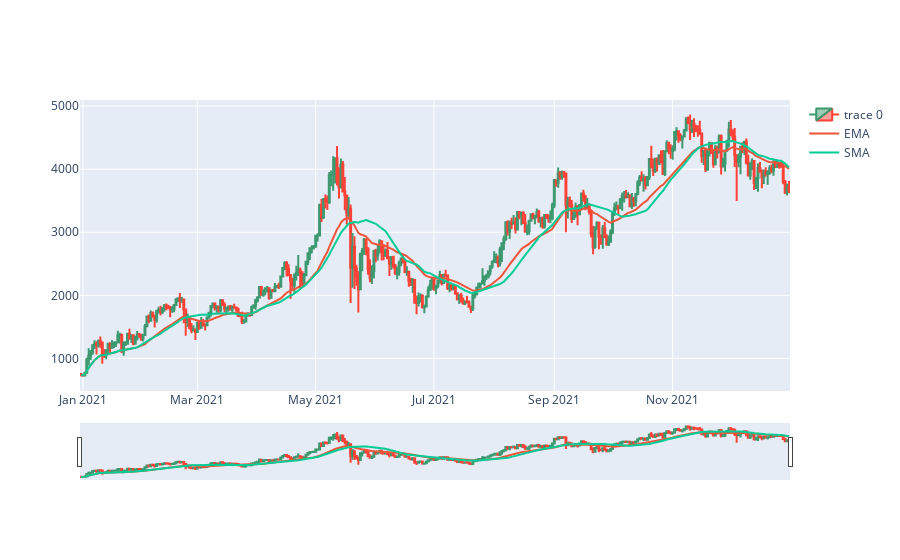

Write notebook code for a chart like this one.
### Code cell
avgs, avgs1 = EMA(30, df)

### Figure 1 — Plotly figure (JSON) as saved in the notebook; plotly's stock layout.template omitted (floating-point values rounded to 4 significant figures; data arrays with more than 128 entries replaced by an {"elided": "..."} marker saying what was removed)
{"data": [{"close": {"elided": "366 float values"}, "high": {"elided": "366 float values"}, "low": {"elided": "366 float values"}, "open": {"elided": "366 float values"}, "type": "candlestick", "x": {"elided": "366 str values"}}, {"name": "EMA", "type": "scatter", "x": {"elided": "366 str values"}, "y": {"elided": "366 float values"}}, {"name": "SMA", "type": "scatter", "x": {"elided": "366 str values"}, "y": {"elided": "366 float values"}}], "layout": {}}
